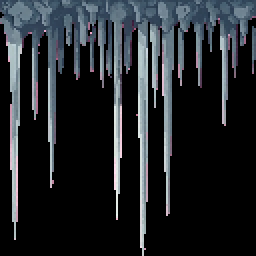
#> input picture Python/reduce_to_4_colors/1.png, 128 x 128 px, given as the content of the folder images, which was not available (shown 2 times larger)
$ python img_to_nes.py
#> lines starting #> are read from the running program, lines starting #| are printed output that depends on the picture; pictures that were not available may be replaced by others from this repository, and a replacement may not be noted
import cv2
import numpy as np
from PIL import Image
import argparse
import os
import json

# Точная палитра NES (54 цвета)
NES_PALETTE_RGB = [
    (0x66, 0x66, 0x66), (0x00, 0x2A, 0x66), (0x00, 0x66, 0x66), (0x00, 0x66, 0x2A),
    (0x2A, 0x66, 0x00), (0x66, 0x66, 0x00), (0x66, 0x2A, 0x00), (0x66, 0x00, 0x2A),
    (0x66, 0x00, 0x66), (0x2A, 0x00, 0x66), (0x00, 0x00, 0x66), (0x00, 0x00, 0x2A),
    (0x00, 0x00, 0x00), (0x66, 0x66, 0x66), (0x00, 0x4A, 0x8A), (0x00, 0x8A, 0x8A),
    (0x00, 0x8A, 0x4A), (0x4A, 0x8A, 0x00), (0x8A, 0x8A, 0x00), (0x8A, 0x4A, 0x00),
    (0x8A, 0x00, 0x4A), (0x8A, 0x00, 0x8A), (0x4A, 0x00, 0x8A), (0x00, 0x00, 0x8A),
    (0x00, 0x00, 0x4A), (0x00, 0x00, 0x00), (0x8A, 0x8A, 0x8A), (0x2A, 0x6A, 0xAA),
    (0x2A, 0xAA, 0xAA), (0x2A, 0xAA, 0x6A), (0x6A, 0xAA, 0x2A), (0xAA, 0xAA, 0x2A),
    (0xAA, 0x6A, 0x2A), (0xAA, 0x2A, 0x6A), (0xAA, 0x2A, 0xAA), (0x6A, 0x2A, 0xAA),
    (0x2A, 0x2A, 0xAA), (0x2A, 0x2A, 0x6A), (0x2A, 0x2A, 0x2A), (0xAA, 0xAA, 0xAA),
    (0x4A, 0x8A, 0xCC), (0x4A, 0xCC, 0xCC), (0x4A, 0xCC, 0x8A), (0x8A, 0xCC, 0x4A),
    (0xCC, 0xCC, 0x4A), (0xCC, 0x8A, 0x4A), (0xCC, 0x4A, 0x8A), (0xCC, 0x4A, 0xCC),
    (0x8A, 0x4A, 0xCC), (0x4A, 0x4A, 0xCC), (0x4A, 0x4A, 0x8A), (0x4A, 0x4A, 0x4A),
    (0xCC, 0xCC, 0xCC), (0x6A, 0xAA, 0xEE), (0x6A, 0xEE, 0xEE), (0x6A, 0xEE, 0xAA),
    (0xAA, 0xEE, 0x6A), (0xEE, 0xEE, 0x6A), (0xEE, 0xAA, 0x6A), (0xEE, 0x6A, 0xAA),
    (0xEE, 0x6A, 0xEE), (0xAA, 0x6A, 0xEE), (0x6A, 0x6A, 0xEE), (0x6A, 0x6A, 0xAA),
    (0x6A, 0x6A, 0x6A), (0xEE, 0xEE, 0xEE)
]

# Встроенные пресеты
PRESETS = {
    "default": {
        "pixel_size": 8,
        "k_colors": 0,
        "edge_threshold": 11,
        "saturation_boost": 1.2,
        "contrast_boost": 1.1,
        "use_nes_palette": False,
        "use_edge_enhance": True,
        "smoothing_strength": 1,
        "method": "smart"
    },
    "nes_retro": {
        "pixel_size": 8,
        "k_colors": 0,
        "edge_threshold": 9,
        "saturation_boost": 1.3,
        "contrast_boost": 1.2,
        "use_nes_palette": True,
        "use_edge_enhance": True,
        "smoothing_strength": 1,
        "method": "smart"
    },
    "chunky_pixels": {
        "pixel_size": 16,
        "k_colors": 16,
        "edge_threshold": 15,
        "saturation_boost": 1.4,
        "contrast_boost": 1.3,
        "use_nes_palette": False,
        "use_edge_enhance": True,
        "smoothing_strength": 2,
        "method": "simple"
    },
    "detailed": {
        "pixel_size": 4,
        "k_colors": 0,
        "edge_threshold": 7,
        "saturation_boost": 1.1,
        "contrast_boost": 1.0,
        "use_nes_palette": False,
        "use_edge_enhance": True,
        "smoothing_strength": 0,
        "method": "smart"
    },
    "gameboy": {
        "pixel_size": 8,
        "k_colors": 4,
        "edge_threshold": 10,
        "saturation_boost": 1.0,
        "contrast_boost": 1.2,
        "use_nes_palette": False,
        "use_edge_enhance": True,
        "smoothing_strength": 1,
        "method": "smart",
        "custom_palette": [(0x0F, 0x38, 0x0F), (0x30, 0x62, 0x30), (0x8B, 0xAC, 0x0F), (0x9B, 0xBC, 0x0F)]
    },
    "cga": {
        "pixel_size": 8,
        "k_colors": 4,
        "edge_threshold": 10,
        "saturation_boost": 1.0,
        "contrast_boost": 1.3,
        "use_nes_palette": False,
        "use_edge_enhance": True,
        "smoothing_strength": 1,
        "method": "smart",
        "custom_palette": [(0x00, 0x00, 0x00), (0x00, 0xAA, 0xAA), (0xAA, 0x00, 0xAA), (0xAA, 0xAA, 0xAA)]
    },
    "poster_art": {
        "pixel_size": 12,
        "k_colors": 8,
        "edge_threshold": 20,
        "saturation_boost": 1.5,
        "contrast_boost": 1.4,
        "use_nes_palette": False,
        "use_edge_enhance": False,
        "smoothing_strength": 3,
        "method": "smart"
    },
    "oil_painting": {
        "pixel_size": 6,
        "k_colors": 24,
        "edge_threshold": 25,
        "saturation_boost": 1.2,
        "contrast_boost": 1.1,
        "use_nes_palette": False,
        "use_edge_enhance": False,
        "smoothing_strength": 2,
        "method": "edge_preserving"
    }
}

def load_config(config_path):
    """Загружает конфигурацию из JSON файла"""
#> called with config_path = 'my_config.json'
    with open(config_path, 'r', encoding='utf-8') as f:
#> (reads ToPixel/my_config.json from the repository)
        config = json.load(f)

    # Поддерживаем ссылки на пресеты
    if 'preset' in config:
        preset_name = config.pop('preset')
        if preset_name in PRESETS:
            preset_config = PRESETS[preset_name].copy()
            preset_config.update(config)
            config = preset_config
        else:
            print(f"⚠️ Пресет '{preset_name}' не найден, использую default")
            config = PRESETS['default'].copy()
            config.update(config)

    return config

# [20 lines left out: functions save_config, quantize_to_palette, not called in this run]

def smart_pixelart_with_ai(input_path, output_path, config):
    """
    Преобразование в пиксель-арт с настройками из конфига
    """
#> called with input_path = 'images/1.png', output_path = 'output/1_pixelart.png'
    # Загружаем
    img = cv2.imread(input_path)
#> img is the input picture: shape (128, 128, 3); mean B, G, R 41.5, 37.6, 33.9
    if img is None:
        raise ValueError(f"Не удалось загрузить изображение: {input_path}")

    img_rgb = cv2.cvtColor(img, cv2.COLOR_BGR2RGB)
    h, w = img.shape[:2]
#> h = 128; w = 128

    print(f"\n📸 Обработка: {os.path.basename(input_path)}")
    print(f"   Размер: {w}x{h}")
#|    Размер: 128x128

    # Выводим параметры конфига
    print(f"   Метод: {config.get('method', 'smart')}")
    print(f"   Размер пикселя: {config.get('pixel_size', 8)}px")
    if config.get('use_nes_palette', False):
        print(f"   🎮 NES палитра: включена")
    if config.get('custom_palette'):
        print(f"   🎨 Пользовательская палитра: {len(config['custom_palette'])} цветов")

    # Применяем выбранный метод
    method = config.get('method', 'smart')

    if method == 'smart':
        # 1. Сглаживание
        for _ in range(config.get('smoothing_strength', 1)):
            img_rgb = cv2.medianBlur(img_rgb, 3)
#> this loop made 1 pass
#> pass 1, in smart_pixelart_with_ai, `img_rgb = cv2.medianBlur(img_rgb, 3)`:
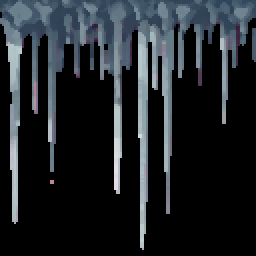
#> img_rgb: shape (128, 128, 3) (shown 2 times larger); mean R, G, B 31.5, 36.1, 40.2

        # 2. Адаптивная пороговая сегментация
        gray = cv2.cvtColor(img_rgb, cv2.COLOR_RGB2GRAY)
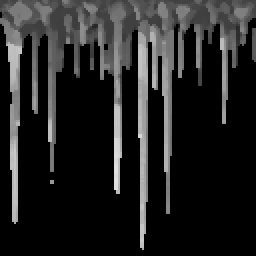
#> gray: shape (128, 128) (shown 2 times larger); min 0, max 225, mean 35.2
        edge_param = config.get('edge_threshold', 11)
        edges_adaptive = cv2.adaptiveThreshold(
            gray, 255, cv2.ADAPTIVE_THRESH_GAUSSIAN_C,
            cv2.THRESH_BINARY, max(3, edge_param if edge_param % 2 else edge_param + 1), 2
        )
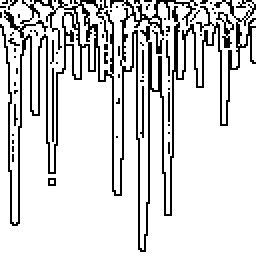
#> edges_adaptive: shape (128, 128) (shown 2 times larger); 84.1% white; black in thin lines or dots

        # 3. K-means упрощение цветов
        pixels = img_rgb.reshape(-1, 3).astype(np.float32)

        k = config.get('k_colors', 0)
        if k == 0:
            k = min(24, max(4, len(pixels) // 3000))

        criteria = (cv2.TERM_CRITERIA_EPS + cv2.TERM_CRITERIA_MAX_ITER, 20, 1.0)
        _, labels, centers = cv2.kmeans(
            pixels, k, None, criteria, 10, cv2.KMEANS_RANDOM_CENTERS
        )
#> labels = 16384 values, max 127 at index 16271, min 0 at index 768, mean 20.21; centers = 128 rows, first 8: [0, 0, 0], [69.87, 88.69, 105.7], [0, 0, 0], [0, 0, 0], [0, 0, 0], [0, 0, 0], [118.3, 134.6, 145.9], [0, 0, 0]

        simplified = centers[labels.flatten()].reshape(h, w, 3).astype(np.uint8)

        # 4. Увеличение насыщенности и контраста
        if config.get('saturation_boost', 1.0) != 1.0 or config.get('contrast_boost', 1.0) != 1.0:
            hsv = cv2.cvtColor(simplified, cv2.COLOR_RGB2HSV).astype(np.float32)
            hsv[:, :, 1] = np.clip(hsv[:, :, 1] * config.get('saturation_boost', 1.2), 0, 255)
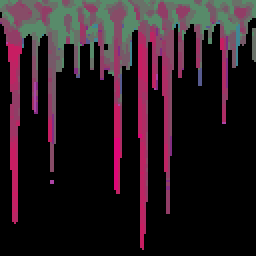
#> hsv: shape (128, 128, 3) float32 (shown 2 times larger); mean of channels 0, 1, 2 31.9, 25.4, 40.1; drawn as B, G, R
            hsv[:, :, 2] = np.clip(hsv[:, :, 2] * config.get('contrast_boost', 1.1), 0, 255)
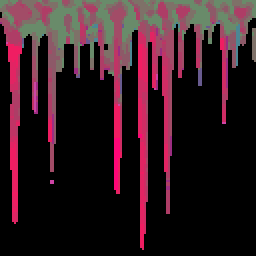
#> hsv: shape (128, 128, 3) float32 (shown 2 times larger); mean of channels 0, 1, 2 31.9, 25.4, 48.1; drawn as B, G, R
            simplified = cv2.cvtColor(hsv.astype(np.uint8), cv2.COLOR_HSV2RGB)

        # 5. Накладываем края
        edges_3ch = cv2.cvtColor(edges_adaptive, cv2.COLOR_GRAY2RGB)
#> edges_3ch: shape (128, 128, 3); 84.1% white; black in thin lines or dots

        if config.get('use_edge_enhance', True):
            final = cv2.bitwise_and(simplified, edges_3ch)
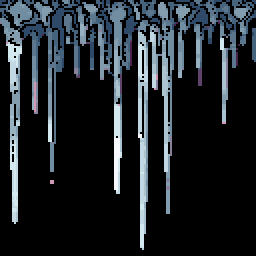
#> final: shape (128, 128, 3) (shown 2 times larger); mean R, G, B 29.2, 34.7, 39.4
        else:
            final = simplified

        print(f"   🎨 Цветов после K-means: {k}")

    elif method == 'edge_preserving':
        smoothed = cv2.edgePreservingFilter(
            cv2.cvtColor(img_rgb, cv2.COLOR_RGB2BGR),
            flags=1,
            sigma_s=config.get('sigma_s', 60),
            sigma_r=config.get('sigma_r', 0.4)
        )
        final = cv2.cvtColor(smoothed, cv2.COLOR_BGR2RGB)

    elif method == 'simple':
        pil_img = Image.open(input_path).convert('RGB')
        k = config.get('k_colors', 32)
        quantized = pil_img.quantize(colors=k, method=Image.MEDIANCUT)
        final = np.array(quantized.convert('RGB'))
        print(f"   🎨 Цветов после квантования: {k}")

    else:
        raise ValueError(f"Неизвестный метод: {method}")

    # 6. Применяем палитру если нужно
    pil_img = Image.fromarray(final)

    if config.get('use_nes_palette', False):
        print("   🎮 Применяем NES палитру...")
        final = np.array(quantize_to_palette(pil_img, NES_PALETTE_RGB))
    elif config.get('custom_palette'):
        print(f"   🎨 Применяем пользовательскую палитру...")
        final = np.array(quantize_to_palette(pil_img, config['custom_palette']))

    # 7. Финальная пикселизация
    pixel_size = config.get('pixel_size', 8)
    small = cv2.resize(final, (w // pixel_size, h // pixel_size), interpolation=cv2.INTER_NEAREST)
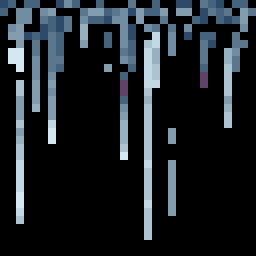
#> small: shape (32, 32, 3) (shown 8 times larger); mean R, G, B 26.9, 32.4, 36.8
    pixelated = cv2.resize(small, (w, h), interpolation=cv2.INTER_NEAREST)

    # 8. Сохраняем
    result = Image.fromarray(pixelated)
    result.save(output_path)

    # Статистика
    unique_colors = len(np.unique(pixelated.reshape(-1, 3), axis=0))
#> unique_colors = 11
    print(f"   ✨ Итоговое количество цветов: {unique_colors}")
#|    ✨ Итоговое количество цветов: 11
    print(f"   💾 Сохранено: {output_path}")

    return result

def batch_process(input_folder, output_folder, config):
    """Обрабатывает все изображения в папке"""
    os.makedirs(output_folder, exist_ok=True)

    supported_formats = ('.jpg', '.jpeg', '.png', '.bmp', '.tiff')
    files = [f for f in os.listdir(input_folder) if f.lower().endswith(supported_formats)]

    print(f"\n📁 Найдено файлов: {len(files)}")

    for i, filename in enumerate(files, 1):
        input_path = os.path.join(input_folder, filename)
        name, ext = os.path.splitext(filename)
        output_path = os.path.join(output_folder, f"{name}_pixelart.png")

        print(f"\n[{i}/{len(files)}] Обработка: {filename}")
        try:
            smart_pixelart_with_ai(input_path, output_path, config)
        except Exception as e:
            print(f"   ❌ Ошибка: {e}")

# [77 lines left out: functions list_presets, create_config_template, main, not called in this run]

if __name__ == "__main__":
    # Пакетная обработка папки с изображениями
    input_folder = "images"  # папка с исходными изображениями
    output_folder = "output"  # папка для результатов
    config = load_config("my_config.json")

    # Запустить пакетную обработку
    batch_process(input_folder, output_folder, config)
